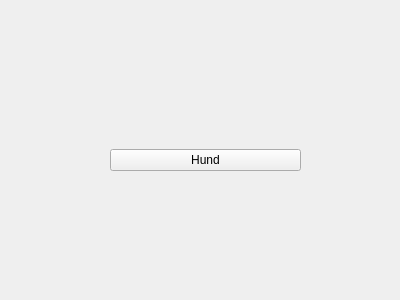
<?xml version="1.0" encoding="UTF-8"?>
<ui version="4.0">
 <class>Form</class>
 <widget class="QWidget" name="Form">
  <property name="geometry">
   <rect>
    <x>0</x>
    <y>0</y>
    <width>400</width>
    <height>300</height>
   </rect>
  </property>
  <property name="windowTitle">
   <string>Form</string>
  </property>
  <widget class="QWidget" name="gridLayoutWidget">
   <property name="geometry">
    <rect>
     <x>110</x>
     <y>60</y>
     <width>191</width>
     <height>201</height>
    </rect>
   </property>
   <layout class="QGridLayout" name="gridLayout">
    <item row="0" column="0">
     <widget class="QPushButton" name="Test">
      <property name="text">
       <string>Hund</string>
      </property>
     </widget>
    </item>
   </layout>
  </widget>
 </widget>
 <resources/>
 <connections/>
</ui>
